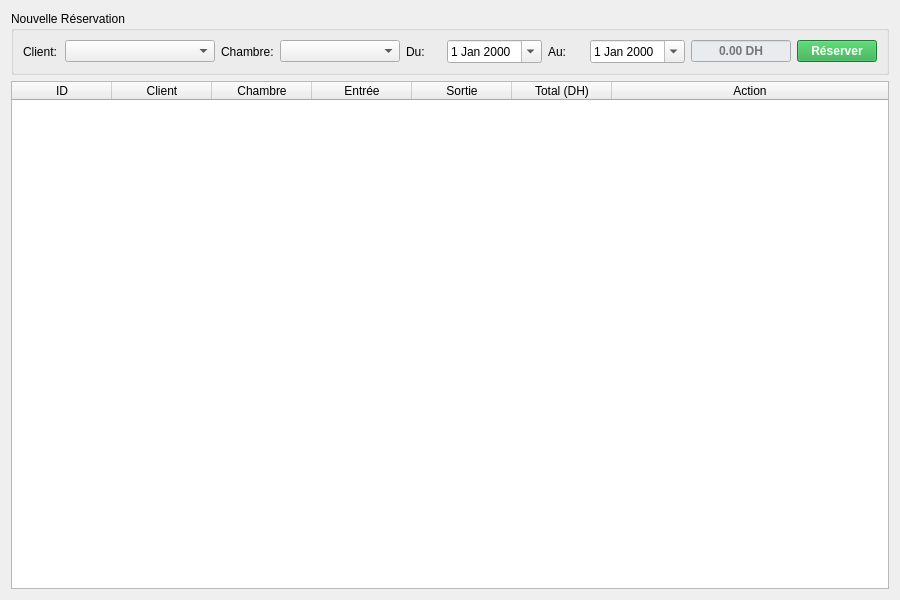
<?xml version="1.0" encoding="UTF-8"?>
<ui version="4.0">
 <class>ReservationView</class>
 <widget class="QWidget" name="ReservationView">
  <property name="geometry">
   <rect>
    <x>0</x>
    <y>0</y>
    <width>900</width>
    <height>600</height>
   </rect>
  </property>
  <layout class="QVBoxLayout" name="verticalLayout">
   
   <!-- ZONE DE SAISIE -->
   <item>
    <widget class="QGroupBox" name="groupBox">
     <property name="title">
      <string>Nouvelle Réservation</string>
     </property>
     <layout class="QHBoxLayout" name="horizontalLayout">
      
      <!-- Choix Client -->
      <item>
       <widget class="QLabel" name="label"><property name="text"><string>Client:</string></property></widget>
      </item>
      <item>
       <widget class="QComboBox" name="comboResClient">
        <property name="minimumSize"><size><width>150</width><height>0</height></size></property>
       </widget>
      </item>

      <!-- Choix Chambre -->
      <item>
       <widget class="QLabel" name="label_2"><property name="text"><string>Chambre:</string></property></widget>
      </item>
      <item>
       <widget class="QComboBox" name="comboResChambre">
        <property name="minimumSize"><size><width>120</width><height>0</height></size></property>
       </widget>
      </item>

      <!-- Dates -->
      <item>
       <widget class="QLabel" name="label_3"><property name="text"><string>Du:</string></property></widget>
      </item>
      <item>
       <widget class="QDateEdit" name="dateResIn">
        <property name="calendarPopup"><bool>true</bool></property>
       </widget>
      </item>
      <item>
       <widget class="QLabel" name="label_4"><property name="text"><string>Au:</string></property></widget>
      </item>
      <item>
       <widget class="QDateEdit" name="dateResOut">
        <property name="calendarPopup"><bool>true</bool></property>
       </widget>
      </item>

      <!-- Prix Total -->
      <item>
       <widget class="QLineEdit" name="txtTotal">
        <property name="readOnly"><bool>true</bool></property>
        <property name="placeholderText"><string>0.00 DH</string></property>
        <property name="styleSheet"><string>background-color: #e9ecef; font-weight: bold;</string></property>
        <property name="alignment"><set>Qt::AlignCenter</set></property>
        <property name="maximumSize"><size><width>100</width><height>16777215</height></size></property>
       </widget>
      </item>

      <!-- Bouton -->
      <item>
       <widget class="QPushButton" name="btnValiderRes">
        <property name="text"><string>Réserver</string></property>
        <property name="styleSheet"><string>background-color: #28a745; color: white; font-weight: bold;</string></property>
       </widget>
      </item>

     </layout>
    </widget>
   </item>

   <!-- TABLEAU -->
   <item>
    <widget class="QTableWidget" name="tableReservations">
     <property name="selectionBehavior"><enum>QAbstractItemView::SelectRows</enum></property>
     <property name="selectionMode"><enum>QAbstractItemView::SingleSelection</enum></property>
     <attribute name="horizontalHeaderStretchLastSection"><bool>true</bool></attribute>
     <column><property name="text"><string>ID</string></property></column>
     <column><property name="text"><string>Client</string></property></column>
     <column><property name="text"><string>Chambre</string></property></column>
     <column><property name="text"><string>Entrée</string></property></column>
     <column><property name="text"><string>Sortie</string></property></column>
     <column><property name="text"><string>Total (DH)</string></property></column>
     <column><property name="text"><string>Action</string></property></column>
    </widget>
   </item>

  </layout>
 </widget>
 <resources/>
 <connections/>
</ui>
